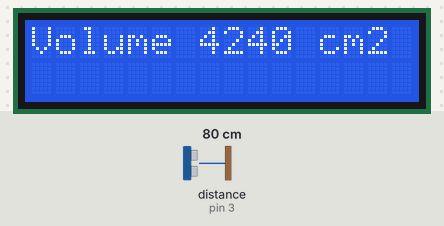
This sketch was run on a simulated Arduino Uno, built with avr-gcc and run on an emulated ATmega328P. On the bench: 16×2 character LCD. Wiring (inferred from the names in the program): ultrasonic range finder: trigger pin 2; echo pin 3. The inputs (shaded band) are chosen by the test bench; at power-on: distance to the obstacle (sensor on pin 3) 80 cm. The echo pulse lasts 58.3 µs per cm.

Above: at 1.2 s.
1.3 s: distance to the obstacle (sensor on pin 3) set to 35 cm
At 3.0 s:
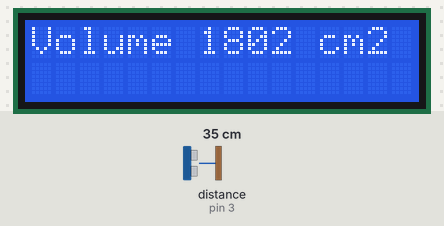
3.4 s: distance to the obstacle (sensor on pin 3) set to 2 cm
At 4.6 s:
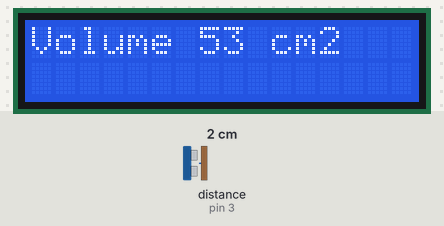
4.9 s: distance to the obstacle (sensor on pin 3) set to 4 cm
At 5.3 s:
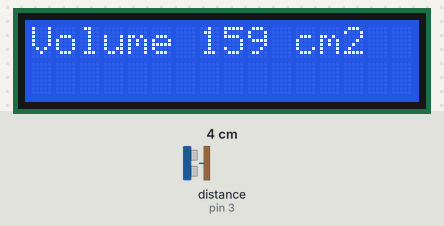
Timing chart, 0 to 7.9 s (numbered marks = the images above; inputs shaded):
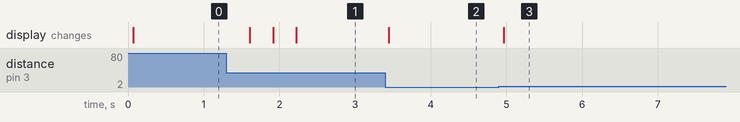

The sketch:

Water-Volume-Monitoring.ino
```cpp
#include <LiquidCrystal.h>
#include <stdio.h>

#define  trigPin  2
#define  echoPin  3

#define  R        8.5

static FILE lcdout = {0} ;

LiquidCrystal lcd(A0, A1, A2, A3, A4, A5);

static int lcd_putchar(char ch, FILE* stream) {
  lcd.write(ch);
  return (0);
}

void setup() {
  lcd.begin(16, 2);
  fdev_setup_stream (&lcdout, lcd_putchar, NULL, _FDEV_SETUP_WRITE);
  pinMode(trigPin, OUTPUT);
  pinMode(echoPin, INPUT);
  digitalWrite(trigPin, LOW);
}

void loop() {
  long duration;
  double tinggi;
  digitalWrite(trigPin, HIGH);
  delayMicroseconds(10);
  digitalWrite(trigPin, LOW);
  duration = pulseIn(echoPin, HIGH);
  tinggi = microsecondsToCentimeters(duration);
  double luasLingkaran = 2.0 * PI * R;
  long volume = (long)luasLingkaran * (long)tinggi;
  lcd.setCursor(0,0);
  fprintf(&lcdout, "Volume %d cm2        ", volume);
  delay(300);

}

double microsecondsToCentimeters(long t) {
  return (double)t / 29.0 / 2.0;
}
```

Measured:
- after the input at 1.3 s, the display: changes after 0.31 s (image 1)
- after the input at 3.4 s, the display: changes at once (image 2)
- after the input at 4.9 s, the display: changes after 0.06 s (image 3)
